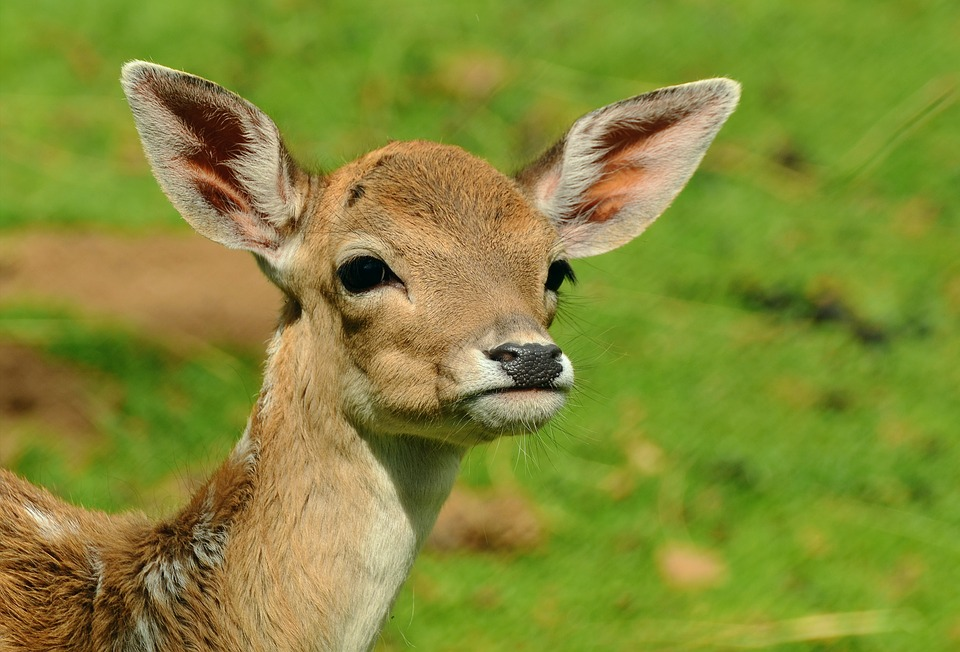
#> input picture deer.jpg, 960 x 652 px
$ python splitting_and_merging.py --image deer.jpg
#> lines starting #> are read from the running program, lines starting #| are printed output that depends on the picture
import numpy as np
import cv2
import argparse
ap=argparse.ArgumentParser()
ap.add_argument("-i","--image",required=True, help="Path to image")
args= vars(ap.parse_args())
image=cv2.imread(args["image"])
#> image is the input picture: shape (652, 960, 3); mean B, G, R 53.6, 139, 132
cv2.imshow("Original", image)
(B,G,R)= cv2.split(image)
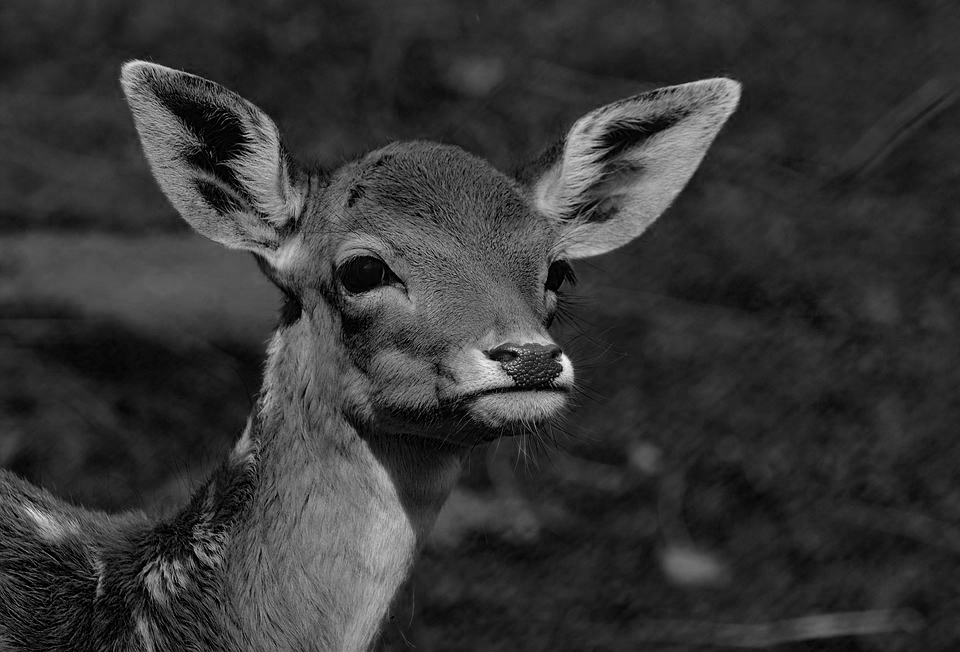
#> B: shape (652, 960); min 0, max 250, mean 53.6
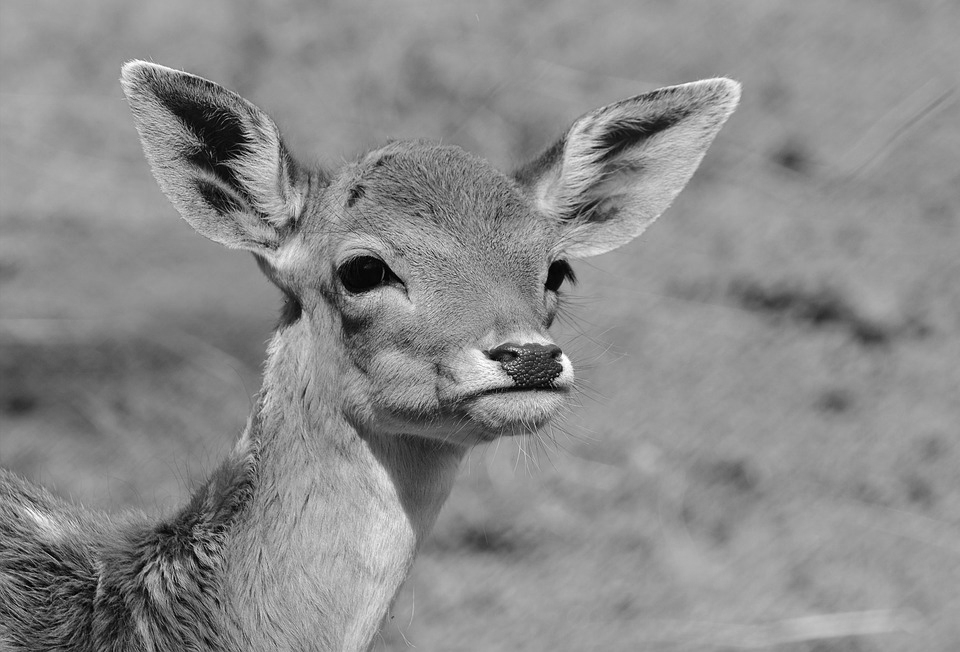
#> G: shape (652, 960); min 0, max 255, mean 139
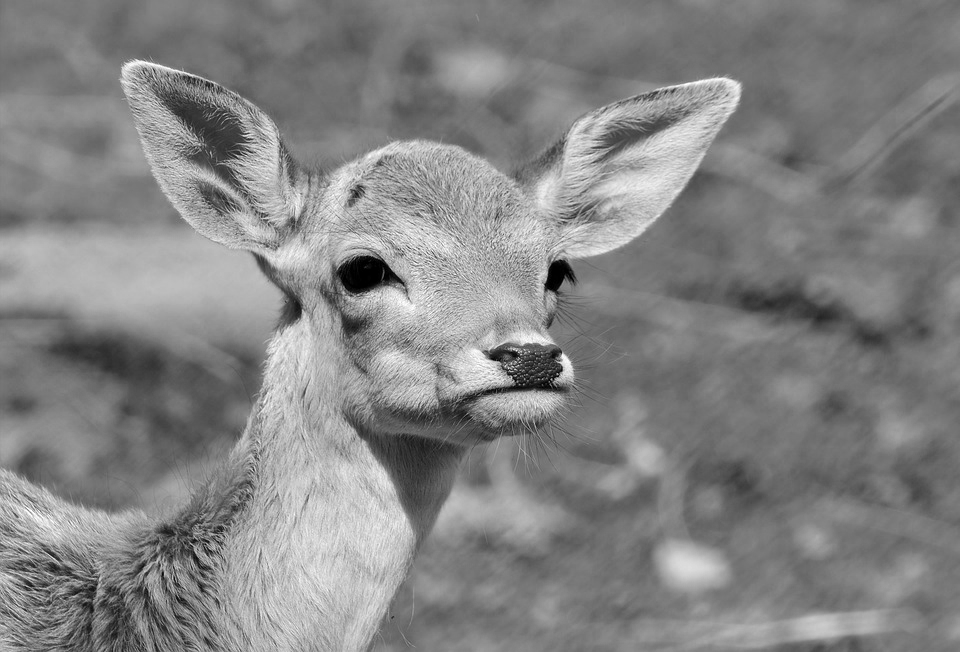
#> R: shape (652, 960); min 0, max 255, mean 132
cv2.imshow("Red",R)
cv2.imshow("Green",G)
cv2.imshow("Blue",B)
merged= cv2.merge([B,G,R])
cv2.imshow("Merged",merged)
cv2.waitKey(0)
cv2.destroyAllWindows()
zeros= np.zeros(image.shape[:2], dtype="uint8")
cv2.imshow("Red", cv2.merge([zeros, zeros, R]))
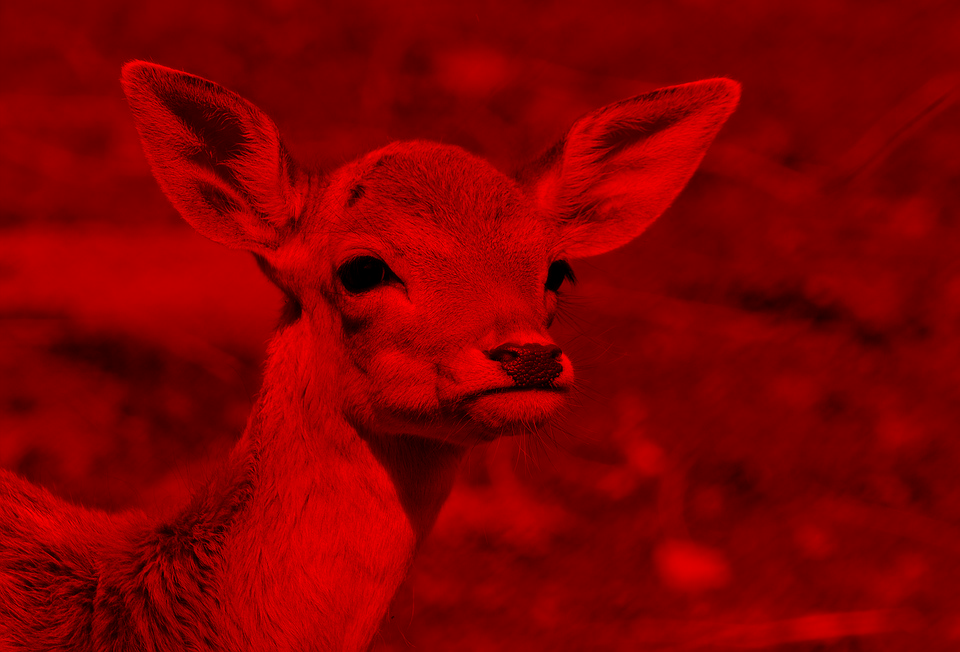
#> window 'Red': shape (652, 960, 3); mean B, G, R 0, 0, 132
cv2.imshow("Green", cv2.merge([zeros, G, zeros]))
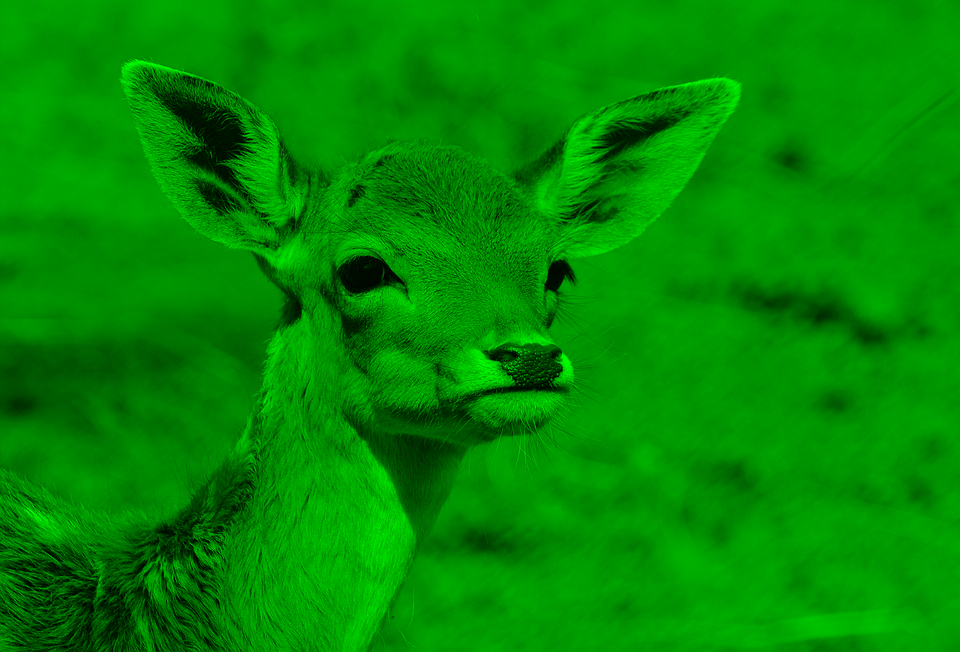
#> window 'Green': shape (652, 960, 3); mean B, G, R 0, 139, 0
cv2.imshow("Blue", cv2.merge([B, zeros, zeros]))
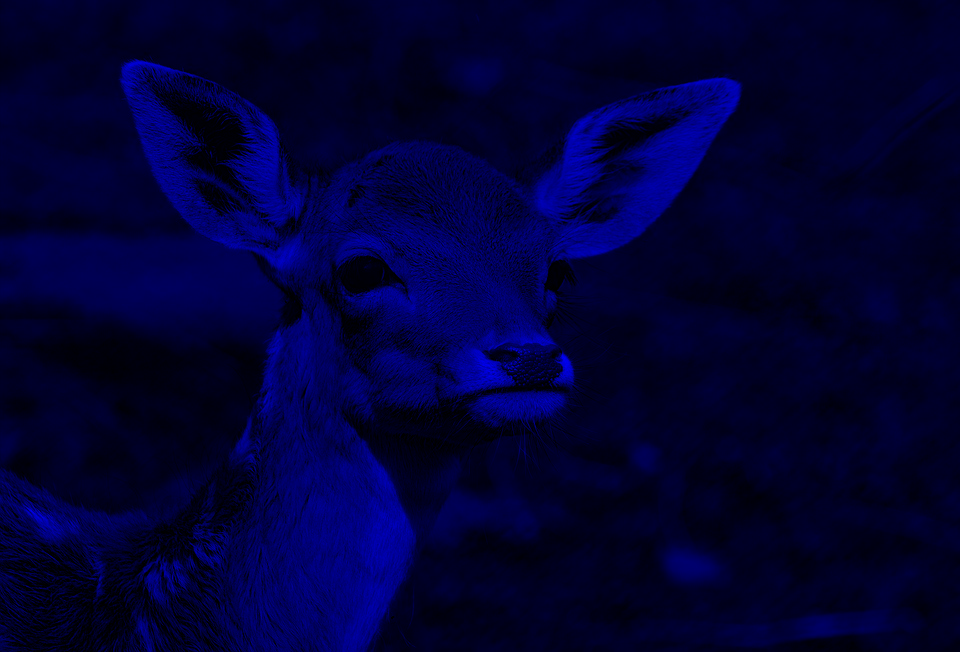
#> window 'Blue': shape (652, 960, 3); mean B, G, R 53.6, 0, 0
cv2.waitKey(0)
